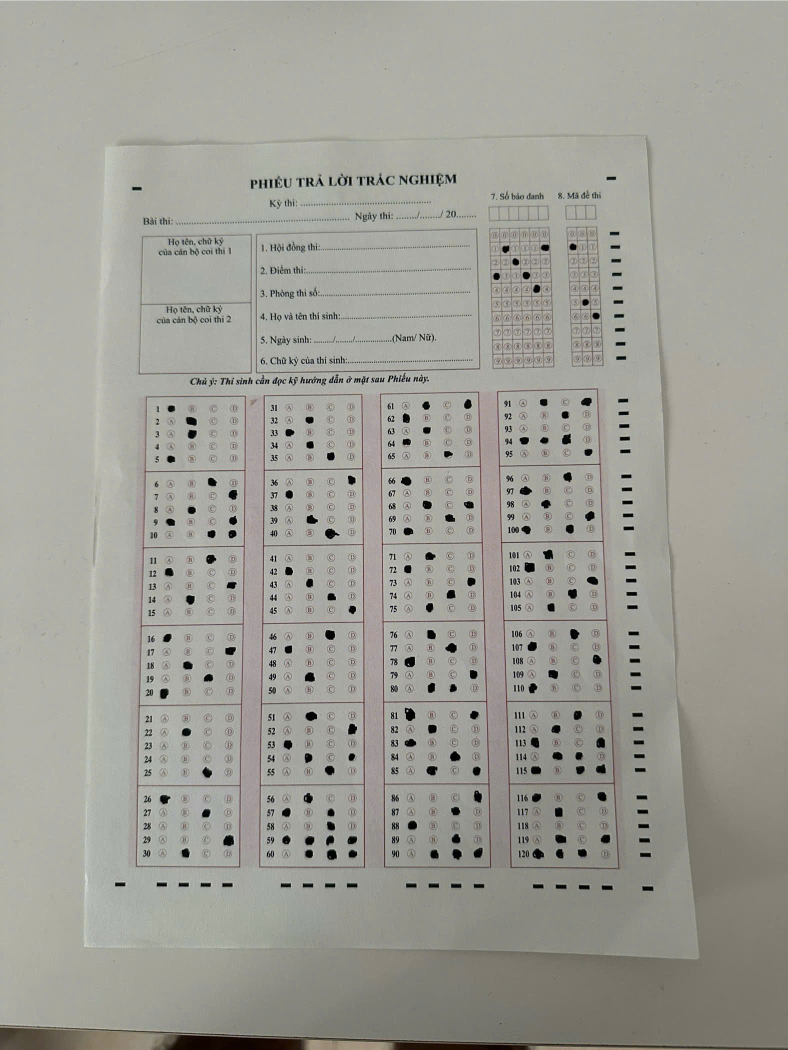
#> input picture Samples/SBD.jpg, 1576 x 2100 px (shown at 1/2 size); its folder holds only this picture in this run
$ python -i process_id.py   (imports and definitions only)
#> lines starting #> are read from the running program, lines starting #| are printed output that depends on the picture; after the words box and inside, x2 and y2 are one past the last pixel; in counts of white or black regions, pixels touching at a corner belong together
import os
import cv2
import imutils
import numpy as np
from core.model import CNN_Model
from .process_ans import pixel_counting

samples_dir = "../Samples/"
sample = "SBD.jpg"
full_path = os.path.join(samples_dir, sample)


def fix_img(img):
    if img is None:
        return []

    h, w = img.shape[:2]
    img = img[: int(h * 0.35), int(w * 0.65) : w]
    return img


def pre_process(img):
    if img is None:
        print("Lỗi ảnh id")
        return None, None

    gray = cv2.cvtColor(img, cv2.COLOR_BGR2GRAY)
    #print_img(gray)

    blur = cv2.GaussianBlur(gray, (1, 1), 0)
    #print_img(blur)

    canny = cv2.Canny(blur, 50, 150)
    kernel = np.ones((3, 3), np.uint8)
    canny = cv2.dilate(canny, kernel, iterations=2)
    #print_img(canny)

    cnts = cv2.findContours(canny, cv2.RETR_EXTERNAL, cv2.CHAIN_APPROX_SIMPLE)
    cnts = imutils.grab_contours(cnts)

    cnts = sorted(cnts, key=lambda c: cv2.boundingRect(c)[0] + cv2.boundingRect(c)[1])

    id_block = []

    for cnt in cnts:
        x, y, w, h = cv2.boundingRect(cnt)
        area = cv2.contourArea(cnt)
        if area > 20000 and h > w * 2:
            peri = cv2.arcLength(cnt, True)
            approx = cv2.approxPolyDP(cnt, 0.02 * peri, True)

            if len(approx) >= 4:
                block_img = img[y : y + h, x : x + w]
                id_block.append({"img": block_img, "x": x, "y": y})

    if len(id_block) < 2:
        print("Không tìm đủ khối SBD và Mã đề")
        return None, None

    id_student = [id_block[0]]
    id_exam = [id_block[1]]
    # print_img(id_student[0]["img"])
    # print_img(id_exam[0]["img"])
    return id_student, id_exam


# [75 lines left out: functions split_id_columns, process_list_col, not called in this run]


def map_answer(idx):
    return str(idx)


# [95 lines left out: function get_id_from_choices, not called in this run]


def process_id(warp_image):
    warp_shape = warp_image.shape[:2]
    img = fix_img(warp_image)
    id_student, id_exam = pre_process(img)

    if id_student is None or id_exam is None:
        return {}

    # Bước 1: Chia khối SBD và Mã đề thành các cột dọc
    list_student = split_id_columns(id_student, num_cols=6, warp_image_shape=warp_shape)
    list_exam = split_id_columns(id_exam, num_cols=3, warp_image_shape=warp_shape)

    # Bước 2: Chia tiếp từng cột dọc thành 10 ô số từ 0 -> 9
    id_student_choices = process_list_col(list_student)
    id_exam_choices = process_list_col(list_exam)

    # Bước 3: Đưa vào AI nhận diện bằng hàm dùng chung mới
    id_student_rs = get_id_from_choices(id_student_choices)
    id_exam_rs = get_id_from_choices(id_exam_choices)

    # ĐÃ SỬA: Gộp kết quả dạng dict chuẩn thay vì dùng dấu "+" trái phép
    results = {"student_id": id_student_rs, "exam_id": id_exam_rs}

    # [14 lines of commented-out code are left out]

    return results

>>> import cv2
>>> picture = cv2.imread('../../../Samples/SBD.jpg')
#> picture is the input picture: shape (2100, 1576, 3); mean B, G, R 150.2, 157.7, 158.3
>>> result = process_id(picture)
#> in fix_img, `img = img[: int(h * 0.35), int(w * 0.65) : w]`:
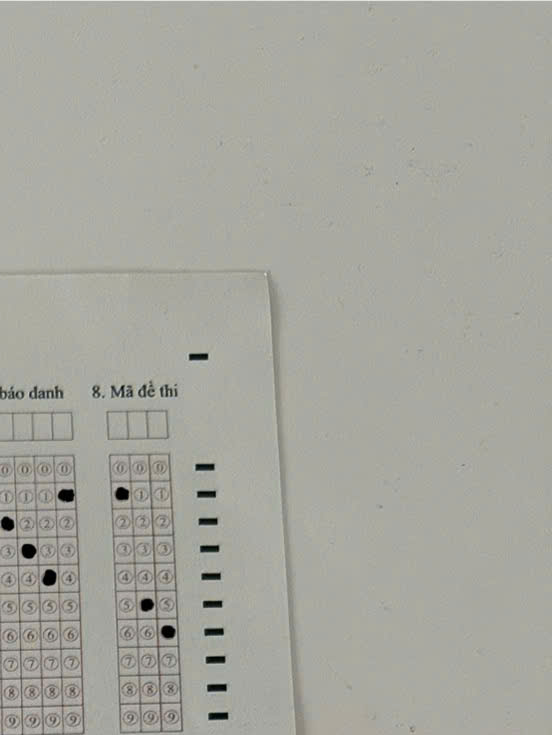
#> img: shape (735, 552, 3); mean of channels 0, 1, 2 158.2, 166.3, 166.3; drawn as B, G, R
#> in pre_process, `canny = cv2.Canny(blur, 50, 150)`:
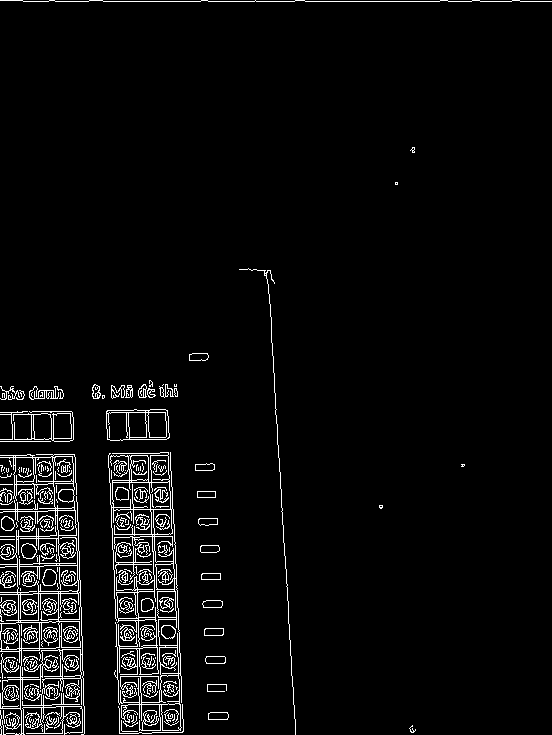
#> canny: shape (735, 552); 4% white in thin lines or dots
#> in pre_process, `canny = cv2.dilate(canny, kernel, iterations=2)`:
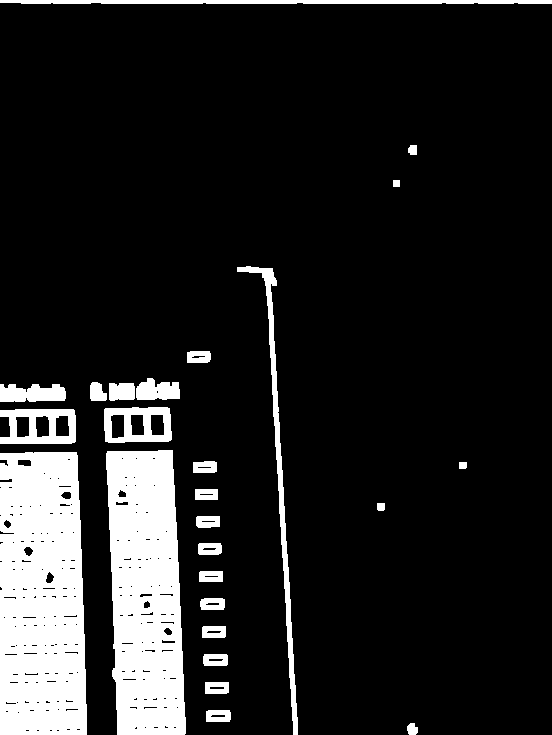
#> canny: shape (735, 552); 13.6% white; 26 white regions
#> in pre_process, `cnts = cv2.findContours(canny, cv2.RETR_EXTERNAL, cv2.CHAIN_APPROX_SIM..`: cnts = 26 contours; largest, box (x1, y1, x2, y2) and area: (0, 452, 87, 735) 22936, (106, 450, 186, 735) 18932, (0, 409, 76, 444) 2326, (237, 266, 298, 735) 2214, (104, 407, 172, 443) 2213
#> the loop in pre_process, `for cnt in cnts:` made 26 passes
#> (x, y, w, h, area, peri, approx) on pass 4: (0, 452, 87, 283, 22936.5, 810.3, [[0, 453], [0, 734], [86, 734], [77, 455]])
#> (x, y, w, h, area) on passes 1, 2, 3, 5, 6, 7: (0, 0, 552, 4, 1599.5), (0, 384, 66, 18, 897), (0, 409, 76, 35, 2326), (90, 382, 17, 19, 226), (109, 383, 26, 18, 393), (237, 266, 61, 469, 2214)
#> after the loop in pre_process, `for cnt in cnts:`: id_block = 1 item
#> result = 0 items
